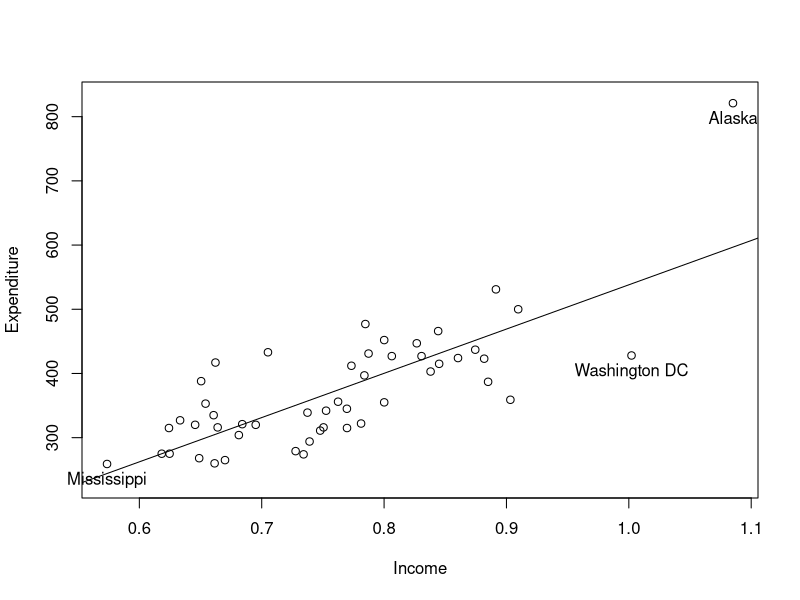
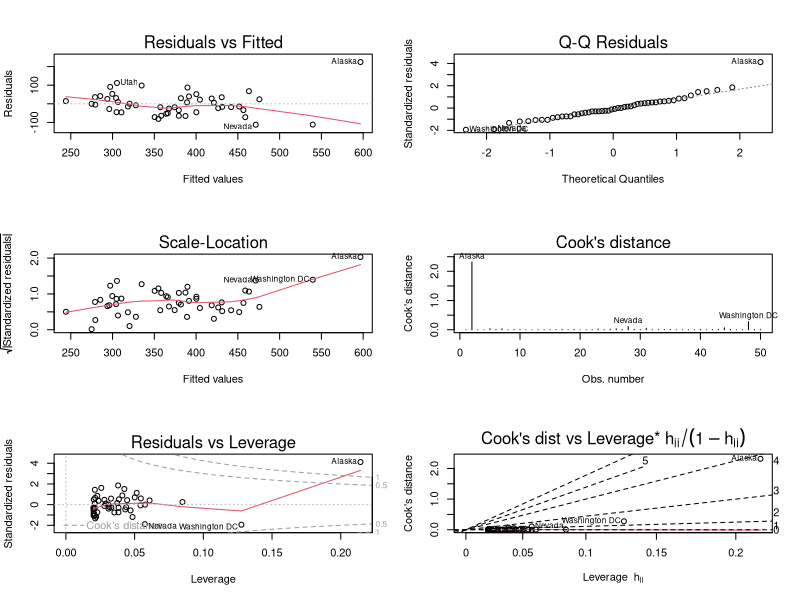
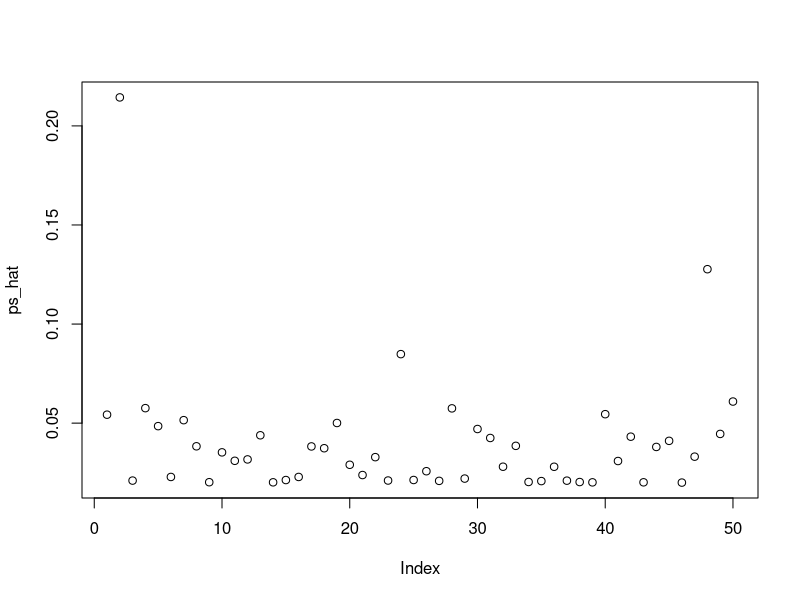

These figures' R source, in order: (Note: this script raises an error after producing the figures.)
# Unit 4 code from book

# there are several ways to go about assessing a regression
  # 1.) leave on out statistics
  # 2.) Diagnostic tests
  # 3.) robust covariance matrix estimators

# graphical structures can be very good for identifying issues

# resistant regression techniques also good although less known by econometricians

#########
# 4.1- regression diagnostics
#########

# purpose is to find points with undo unfluence on the regression model or that are not fitted as well

library(sandwich)

data("PublicSchools")

summary(PublicSchools)

# first omit na values

ps <- na.omit(PublicSchools)
ps$Income <- ps$Income / 10000
# regressionL
ps_lm <- lm(Expenditure ~ Income, data = ps)
plot(Expenditure~ Income, data = ps, ylim = c(230, 830))
# add a regression line:
abline(ps_lm)
id<- c(2, 24 ,48)
text(ps[id, 2:1], rownames(ps)[id], pos = 1, xpd = TRUE)

# can see that alaska, DC, and mississippi may pose an issue in the dataset

# can plot the resudiuals:

par(mfrow = c(3,2))

plot(ps_lm, which = 1:6)

# the first plot shows whether the residuals are fitted appropriately - homoskedasticyty

# the second plot QQ, shows whether the residuals follow a normal distribution

# the third plot - scale location looks at the sqrt of hte standardized (studentized residuals) versus the y estimates- 
# - useful for checking assumption that errors are dentically distributed - variance is homogenous

# in all plots, Alaska stands out as being an outlier:

# in top left plot, Alaska has a large residual
# appears in the upper tail of the distripution (qqplot)

# homogenous variance seems to be violated (middle left)

# large cook's distance middle right bottom right)

# bottom row,- large leverage

### Leverage and standardized residuals

# in least squared residuals are not independent and do not have the same variance - coveraiance matrix is hte hat matrix

# hatvalues() gives the generic diagonlas of hte function
# hence residuals for such values are close to zero- this means that hii measure s the leverage of the observation i 
# large = 2-3 times the average

# there are 2 types of values - large hii and unusual yi - possibly bad; large hii and normal yi - good for model

par(mfrow=c(1,1))
ps_hat<- hatvalues(ps_lm)

plot(ps_hat)
abline(h - c(1,3), mean(pf_hat), col = 2)
id<- which(ps_hat > 3 * mean(ps_hat))
text(id, ps_hat[id], rownames(ps)[id], pos =1, xpd = TRUE) # label the outliers

# ri are the standardized residuals, rstandard()

# same as internally- studentized residuals; not to confuse with externally studentized residuals


### Deletion diagnostics - leave one out

# excluding a specific observaton in each iteration
# any observation whose removal causes a big swing n the data is said to be highly influential - may or may not have large leverage

# rstudent() - externally studentized residuals

### the function influence.measures()

# with 50 obs and 2 regressors the diagonal element of hte hat matrix average is 0.04 - 

which(ps_hat>3 * mean(ps_hat))

# get 2 values

# observations that are potentially influential accourding at least one criterion:

summary(influence.measures(ps_lm))

# noteworthy that AK stands out by any means of measure of influence:

plot(Expenditure~Income, data = ps, ylim = c (230, 830))
abline(ps_lm)

id<- which (apply(influence.measures(ps_lm)$is.inf, 1, any))
text(ps[id, 2:1], rownames(ps)[id], pos = 1, xpd = TRUE)
ps_noinf <- lm(Expenditure ~ Income, data = ps[-id, ])
abline(ps_noinf, lty = 2)

#########
# 4.2- diagnostic tests
#########

# more formal approach to validating regression models is with diganostic tests
# cross section data plagued with heteroskedasticity; econometric data plagued by residual autocorrelction

# uses the lmtest package

library(AER)
data("Journals")

journals<- Journals[, c("subs","price")]
journals$citeprice <- Journals$price / Journals$citations
journals$age <- 2000 - Journals$foundingyear

# consider a simple model that explains the log of the number of subs by the log of price per citation

jour_lm <- lm(log(subs) ~ log(citeprice), data = journals)


### testing for heteroskedasticity

# testing for constant variacne - Breusch-Pagan test:

# fits linear regression model to the squared residuals and rejects if too much of this variance is explained
# by additional explanatory variables

bptest(jour_lm)


# the WHite test picks up the heterol uses the original regressors as well as their squares and interactions in the aux regression
# passed as a second formula to bptest

bptest(jour_lm, ~log(citeprice) + I(log(citeprice)^2), data = journals)


# goldfield- quandt test:
# splits the data into two and says if there is a difference(f-test) then we should be able to ; takes the center of the 
# data

gqtest(jour_lm, order.by = ~citeprice, data = journals)


### testing the functional form

# assumtion of erro = 0 is essential

# ramsey's reset test does this test 9regression specification error test


resettest(jour_lm)
# result is clearly not significatn = no misspecification


# the rainbow test:
# even a misspecified model might be able to fit the data reasonably well in the center of the sample but might lack fit in the tails, fits model to subsample
#and comapres to the model fitted with the full sample using an F-test or mahal distance

raintest(jour_lm, order.by = ~age, data = journals)

# Harvey collier test:

# relies on ordering hte data prior to analysis
# recursively fits data : recursive redisuals calculated ans are essentialyl standarized one teps ahead prediction errors
# simple t-test for zero mean

harvtest(jour_lm, order.by = ~age, data = journals)
# confirms results from rainbow test - emphasized that age of journals is signiicant

### testing for autocorrelation:

# often, timeseries impacted by serial correlation

data("USMacroG")
library(dynlm)

consump1 <- dynlm(consumption ~dpi + L(dpi), data = USMacroG)

# Durbnin Watson test for autocorrel:

# ratio od SS first difference of hte residuals ad resid SS

dwtest(consump1)

# also the bos -pierse and box ljung tests:

Box.test(residuals(consump1), typ ='Ljung-Box')
